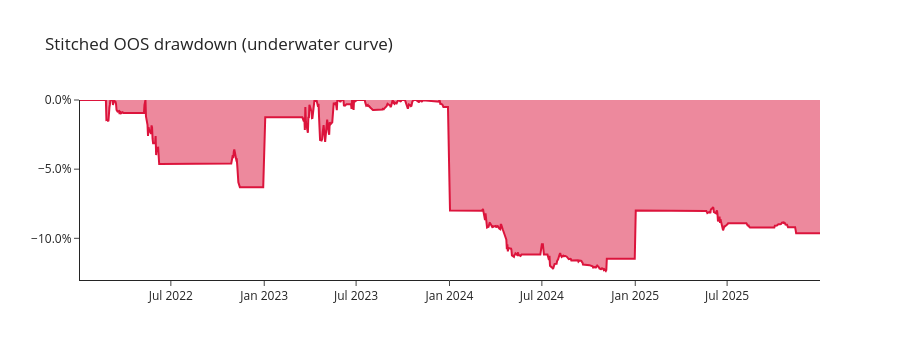

Notebook code cell kept with this figure:
### Markdown cell above
## 15 Drawdown (stitched OOS)

### Code cell
if not stitched_ledger.empty:
    dd = drawdown_series(agg['net_value'])
    fig = go.Figure()
    fig.add_trace(go.Scatter(x=agg['date'], y=dd, fill='tozeroy', line=dict(color='crimson'), name='Drawdown'))
    for f in FOLDS[1:]:
        fig.add_vline(x=pd.Timestamp(f'{f["test_year"]}-01-01'), line_color='lightgray', line_dash='dot')
    fig.update_layout(title='Stitched OOS drawdown (underwater curve)',
                      template='simple_white', height=360, yaxis=dict(tickformat='.1%'))
    fig.write_html(str(OUT_DIR/'drawdown.html'), include_plotlyjs='cdn')
    fig.show()

### Figure 1 — Plotly figure (JSON) as saved in the notebook; plotly's stock layout.template omitted (floating-point values rounded to 4 significant figures; data arrays with more than 128 entries replaced by an {"elided": "..."} marker saying what was removed)
{"data": [{"fill": "tozeroy", "line": {"color": "crimson"}, "name": "Drawdown", "type": "scatter", "x": {"elided": "1003 str values"}, "y": {"elided": "1003 float values"}}], "layout": {"height": 360, "shapes": [{"line": {"color": "lightgray", "dash": "dot"}, "type": "line", "x0": "2023-01-01T00:00:00", "x1": "2023-01-01T00:00:00", "xref": "x", "y0": 0, "y1": 1, "yref": "y domain"}, {"line": {"color": "lightgray", "dash": "dot"}, "type": "line", "x0": "2024-01-01T00:00:00", "x1": "2024-01-01T00:00:00", "xref": "x", "y0": 0, "y1": 1, "yref": "y domain"}, {"line": {"color": "lightgray", "dash": "dot"}, "type": "line", "x0": "2025-01-01T00:00:00", "x1": "2025-01-01T00:00:00", "xref": "x", "y0": 0, "y1": 1, "yref": "y domain"}], "title": {"text": "Stitched OOS drawdown (underwater curve)"}, "yaxis": {"tickformat": ".1%"}}}
